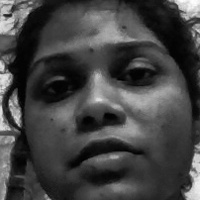
#> input picture TrainingImage_backup_20260421_140120/User.234.11.jpg, 200 x 200 px, given in place of the camera
$ python capture_faces.py 5   (older library calls are emulated)
#> lines starting #> are read from the running program, lines starting #| are printed output that depends on the picture; after the words box and inside, x2 and y2 are one past the last pixel; in counts of white or black regions, pixels touching at a corner belong together
### face_utils.py
"""
Improved face detection and preprocessing utilities
Handles reliable face detection, preprocessing, and image normalization
"""
import cv2
import numpy as np
import os
from collections import defaultdict

# Optimized cascade classifier paths
FACE_CASCADE_PATH = "haarcascade_frontalface_default.xml"
FACE_CASCADE_ALT_PATH = os.path.join(cv2.data.haarcascades, "haarcascade_frontalface_default.xml")
EYE_CASCADE_PATH = os.path.join(cv2.data.haarcascades, "haarcascade_eye.xml")

# Face detection and training constants
FACE_WIDTH = 200
FACE_HEIGHT = 200
MIN_FACE_SIZE = (60, 60)
MAX_FACE_SIZE = (500, 500)

# Detection parameters
DETECT_SCALE_FACTOR = 1.2
DETECT_MIN_NEIGHBORS = 5
SMALL_FRAME_SCALE = 0.6  # Detect on downsampled frame for speed

# Recognition parameters
CONFIDENCE_THRESHOLD = 60  # Tuned for LBPH recognizer
MIN_STABLE_FRAMES = 3
MAX_STABLE_FRAMES = 5

TRAINING_GALLERY_CACHE = {}
TRAINING_GALLERY_CACHE_LOADED_AT = 0.0


def load_cascade_classifiers():
    """Load cascade classifiers with fallback support."""
    face_cascade = None
    eye_cascade = None

    # Try local path first, then fallback to OpenCV data
    for face_path in [FACE_CASCADE_PATH, FACE_CASCADE_ALT_PATH]:
        if os.path.exists(face_path):
            try:
                face_cascade = cv2.CascadeClassifier(face_path)
                if not face_cascade.empty():
                    print(f"✅ Face cascade loaded from: {face_path}")
                    break
            except Exception as e:
                print(f"⚠️ Failed to load cascade from {face_path}: {e}")
                continue

    if face_cascade is None or face_cascade.empty():
        print("❌ ERROR: Could not load face cascade classifier!")
        return None, None

    try:
        eye_cascade = cv2.CascadeClassifier(EYE_CASCADE_PATH)
        if eye_cascade.empty():
            print("⚠️ Eye cascade not available")
            eye_cascade = None
    except Exception as e:
        print(f"⚠️ Could not load eye cascade: {e}")
        eye_cascade = None

    return face_cascade, eye_cascade


# [482 lines left out: functions preprocess_face, resize_face_with_padding, prepare_face_for_model, _normalize_face_vector, face_similarity, load_training_face_gallery and 8 more, not called in this run]

### capture_faces.py
"""
Improved Face Capture Script
Captures face images with better preprocessing and quality control.
Ensures training data is clean and consistent.
"""

import cv2
import os
import sys
from face_utils import load_cascade_classifiers, preprocess_face, is_blurry

# Load cascade classifiers
face_cascade, _ = load_cascade_classifiers()

if face_cascade is None:
    print("❌ ERROR: Could not load face cascade classifier!")
    sys.exit(1)

# Get user ID from command line or use default
if len(sys.argv) > 1:
    try:
        face_id = int(sys.argv[1])
    except ValueError:
        print("❌ Usage: python capture_faces.py <user_id>")
        print("   Example: python capture_faces.py 1")
        sys.exit(1)
else:
    face_id = input("Enter User ID:  ")
    try:
        face_id = int(face_id)
    except ValueError:
        print("❌ User ID must be a number!")
        sys.exit(1)

# Create output directory
os.makedirs("TrainingImage", exist_ok=True)

# Try to open camera with DirectShow backend (Windows) or default
try:
    if os.name == "nt":
        cam = cv2.VideoCapture(0, cv2.CAP_DSHOW)
    else:
        cam = cv2.VideoCapture(0)

    if not cam.isOpened():
        print("❌ ERROR: Could not access camera!")
        print("Make sure:")
        print("  1. No other application is using the camera")
        print("  2. Camera permissions are granted")
        print("  3. Camera is properly connected")
        sys.exit(1)

    # Set camera resolution
    cam.set(cv2.CAP_PROP_FRAME_WIDTH, 640)
    cam.set(cv2.CAP_PROP_FRAME_HEIGHT, 480)
    cam.set(cv2.CAP_PROP_BUFFERSIZE, 1)

    print("✅ Camera initialized successfully")
    print("✅ Face cascade detector loaded")
    print(f"📸 Starting face capture for User ID: {face_id}")
    print("\nInstructions:")
    print("  - Position your face in good lighting")
    print("  - Look straight at the camera")
    print("  - Avoid shadows on your face")
    print("  - Keep expression neutral")
    print("\nPress 'SPACE' to capture, 'ESC' to finish")
    print(f"Target: 50+ images | Current: 0/50")
    print("-" * 60)

    count = 0
    failed_reads = 0
    skip_count = 0
    max_skip = 30  # Skip frames to avoid too-similar images
    skip_counter = 0

    while True:
        ret, frame = cam.read()
#> frame is the input picture: shape (200, 200, 3); min 0, max 254, mean 67.5

        # Check if frame was captured successfully
        if not ret or frame is None:
            failed_reads += 1
            if failed_reads > 10:
                print("❌ ERROR: Too many failed frame reads!")
                break
            continue

        failed_reads = 0

        # Detect faces
        gray = cv2.cvtColor(frame, cv2.COLOR_BGR2GRAY)
        faces = face_cascade.detectMultiScale(
            gray,
            scaleFactor=1.2,
            minNeighbors=5,
            minSize=(100, 100)
        )
#> faces = ()

        # Draw status
        status_text = "No face detected - position your face in frame"
        status_color = (0, 0, 255)  # Red

        if len(faces) == 1:
            (x, y, w, h) = faces[0]
            face_roi = gray[y:y+h, x:x+w]

            # Check quality
            if is_blurry(face_roi, threshold=80):
                status_text = f"Blurry image - move slowly ({skip_counter}/{max_skip})"
                status_color = (0, 165, 255)  # Orange
            else:
                status_text = f"Good quality - Press SPACE to capture ({skip_counter}/{max_skip})"
                status_color = (0, 255, 0)  # Green
                skip_counter += 1

            # Draw rectangle
            cv2.rectangle(frame, (x, y), (x+w, y+h), status_color, 2)
            cv2.putText(frame, f"Face size: {w}x{h}", (x, y-10),
                       cv2.FONT_HERSHEY_SIMPLEX, 0.6, status_color, 2)

        elif len(faces) > 1:
            status_text = f"Multiple faces detected ({len(faces)}) - show only ONE face"
            status_color = (0, 0, 255)  # Red
            skip_counter = 0

            for (x, y, w, h) in faces:
                cv2.rectangle(frame, (x, y), (x+w, y+h), status_color, 2)

        else:
            skip_counter = 0

        # Draw status bar
        cv2.rectangle(frame, (0, 0), (640, 60), (30, 30, 30), -1)
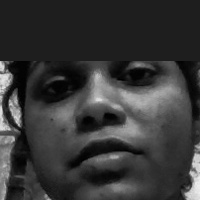
#> frame: shape (200, 200, 3); min 0, max 238, mean 55.2
        cv2.putText(frame, status_text, (10, 35),
                   cv2.FONT_HERSHEY_SIMPLEX, 0.7, status_color, 2)
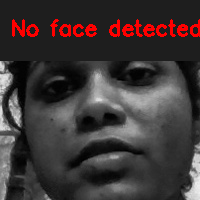
#> frame: shape (200, 200, 3); 3.25% of pixels changed, all inside (x1, y1, x2, y2) = (12, 19, 200, 37)
        cv2.putText(frame, f"Captured: {count}/50", (450, 35),
                   cv2.FONT_HERSHEY_SIMPLEX, 0.7, (200, 200, 200), 2)

        # Display frame
        cv2.imshow('Face Capture - Press SPACE to capture, ESC to finish', frame)

        # Handle keyboard input
        key = cv2.waitKey(1) & 0xFF
#> (key Esc is pressed here)

        if key == 27:  # ESC - finish
            break

        elif key == 32 and len(faces) == 1 and skip_counter >= max_skip:  # SPACE
            (x, y, w, h) = faces[0]
            face_roi = gray[y:y+h, x:x+w]

            # Final blurriness check
            if is_blurry(face_roi, threshold=80):
                print(f"⚠️  Skipped - image too blurry")
                skip_counter = 0
                continue

            # Preprocess and save
            face_preprocessed = preprocess_face(face_roi)
            if face_preprocessed is not None:
                filename = f"TrainingImage/User.{face_id}.{count+1}.jpg"
                cv2.imwrite(filename, face_preprocessed)
                count += 1
                print(f"✅ Captured image {count}/50 - {filename}")
                skip_counter = 0

    cam.release()
    cv2.destroyAllWindows()

    print("-" * 60)
    if count > 0:
        print(f"✅ Face capture complete! Collected {count} images")
        print(f"📁 Images saved to: TrainingImage/User.{face_id}.*.jpg")
        if count < 20:
            print("⚠️  Note: Fewer than 20 images. Consider capturing more for better accuracy.")
    else:
        print("❌ No images captured!")

except Exception as e:
    print(f"❌ ERROR: {e}")
    sys.exit(1)

$ run again, on TrainingImage_backup_20260421_140120/User.234.12.jpg
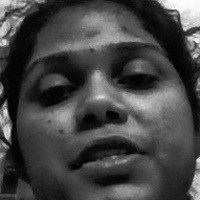
#> input picture TrainingImage_backup_20260421_140120/User.234.12.jpg, 200 x 200 px, given in place of the camera
#> frame is the input picture: shape (200, 200, 3); min 0, max 255, mean 69.2
#> faces = ()
#> `cv2.rectangle(frame, (0, 0), (640, 60), (30, 30, 30), -1)`:
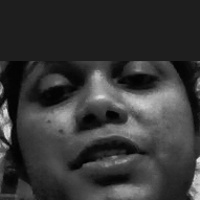
#> frame: shape (200, 200, 3); min 0, max 227, mean 54.4
#> `cv2.putText(frame, status_text, (10, 35), cv2.FONT_HERSHEY_SIMPLEX, 0...`:
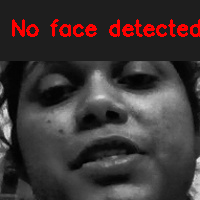
#> frame: shape (200, 200, 3); 3.25% of pixels changed, all inside (x1, y1, x2, y2) = (12, 19, 200, 37)

$ run again, on TrainingImage_backup_20260421_140120/User.234.2.jpg
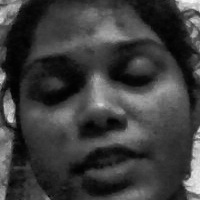
#> input picture TrainingImage_backup_20260421_140120/User.234.2.jpg, 200 x 200 px, given in place of the camera
#> frame is the input picture: shape (200, 200, 3); min 0, max 252, mean 61.1
#> faces = ()
#> `cv2.rectangle(frame, (0, 0), (640, 60), (30, 30, 30), -1)`:
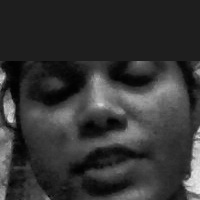
#> frame: shape (200, 200, 3); min 0, max 238, mean 52.1
#> `cv2.putText(frame, status_text, (10, 35), cv2.FONT_HERSHEY_SIMPLEX, 0...`:
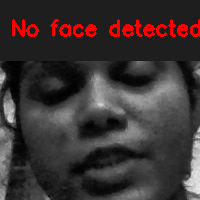
#> frame: shape (200, 200, 3); 3.25% of pixels changed, all inside (x1, y1, x2, y2) = (12, 19, 200, 37)
